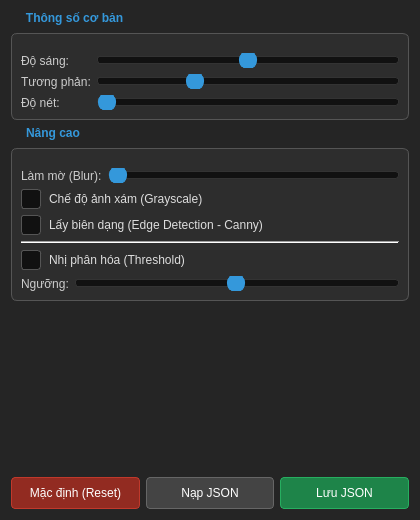
<?xml version="1.0" encoding="UTF-8"?>
<ui version="4.0">
 <class>Dialog</class>
 <widget class="QDialog" name="Dialog">
  <property name="geometry">
   <rect>
    <x>0</x>
    <y>0</y>
    <width>420</width>
    <height>520</height>
   </rect>
  </property>
  <property name="windowTitle">
   <string>Cài đặt hình ảnh</string>
  </property>
  <property name="styleSheet">
   <string notr="true">
    QDialog { background-color: #252525; color: #eee; font-family: Segoe UI; font-size: 10pt; }
    
    QGroupBox { border: 1px solid #555; border-radius: 6px; margin-top: 22px; color: #3498db; font-weight: bold; padding-top: 10px; background-color: #2d2d2d; }
    QGroupBox::title { subcontrol-origin: margin; top: 0px; left: 10px; background-color: #252525; padding: 0 3px; }
    
    QLabel { color: #ccc; }
    
    /* CUSTOM SLIDER */
    QSlider::groove:horizontal { border: 1px solid #333; height: 6px; background: #111; margin: 2px 0; border-radius: 3px; }
    QSlider::handle:horizontal { background: #3498db; border: 1px solid #3498db; width: 16px; height: 16px; margin: -6px 0; border-radius: 8px; }
    QSlider::handle:horizontal:hover { background: #5dade2; }
    
    /* CUSTOM CHECKBOX */
    QCheckBox { spacing: 8px; color: #ddd; }
    QCheckBox::indicator { width: 18px; height: 18px; background: #111; border: 1px solid #555; border-radius: 3px; }
    QCheckBox::indicator:checked { background: #27ae60; image: url(:/icons/check.png); /* Nếu có icon */ border: 1px solid #27ae60; }
    
    QPushButton { background-color: #444; color: white; border: 1px solid #666; padding: 8px; border-radius: 4px; }
    QPushButton:hover { background-color: #555; border-color: #888; }
    
    QPushButton#btn_Reset { background-color: #922b21; border-color: #c0392b; }
    QPushButton#btn_Reset:hover { background-color: #c0392b; }
    
    QPushButton#btn_SaveJson { background-color: #1e8449; border-color: #27ae60; }
    QPushButton#btn_SaveJson:hover { background-color: #27ae60; }
   </string>
  </property>
  <layout class="QVBoxLayout" name="verticalLayout">
   <item>
    <widget class="QGroupBox" name="groupBox">
     <property name="title">
      <string>Thông số cơ bản</string>
     </property>
     <layout class="QFormLayout" name="formLayout">
      <item row="0" column="0">
       <widget class="QLabel" name="label"><property name="text"><string>Độ sáng:</string></property></widget>
      </item>
      <item row="0" column="1">
       <widget class="QSlider" name="slider_Brightness">
        <property name="minimum"><number>-100</number></property>
        <property name="maximum"><number>100</number></property>
        <property name="orientation"><enum>Qt::Horizontal</enum></property>
       </widget>
      </item>
      <item row="1" column="0">
       <widget class="QLabel" name="label_2"><property name="text"><string>Tương phản:</string></property></widget>
      </item>
      <item row="1" column="1">
       <widget class="QSlider" name="slider_Contrast">
        <property name="minimum"><number>10</number></property>
        <property name="maximum"><number>300</number></property>
        <property name="value"><number>100</number></property>
        <property name="orientation"><enum>Qt::Horizontal</enum></property>
       </widget>
      </item>
      <item row="2" column="0">
       <widget class="QLabel" name="label_3"><property name="text"><string>Độ nét:</string></property></widget>
      </item>
      <item row="2" column="1">
       <widget class="QSlider" name="slider_Sharpness">
        <property name="maximum"><number>10</number></property>
        <property name="orientation"><enum>Qt::Horizontal</enum></property>
       </widget>
      </item>
     </layout>
    </widget>
   </item>
   <item>
    <widget class="QGroupBox" name="groupBox_2">
     <property name="title">
      <string>Nâng cao</string>
     </property>
     <layout class="QVBoxLayout" name="verticalLayout_2">
      <item>
       <layout class="QHBoxLayout" name="horizontalLayout_Blur">
        <item>
         <widget class="QLabel" name="label_5"><property name="text"><string>Làm mờ (Blur):</string></property></widget>
        </item>
        <item>
         <widget class="QSlider" name="slider_Blur">
          <property name="maximum"><number>20</number></property>
          <property name="orientation"><enum>Qt::Horizontal</enum></property>
         </widget>
        </item>
       </layout>
      </item>
      <item>
       <widget class="QCheckBox" name="chk_Grayscale">
        <property name="text"><string>Chế độ ảnh xám (Grayscale)</string></property>
       </widget>
      </item>
      <item>
       <widget class="QCheckBox" name="chk_Edge">
        <property name="text"><string>Lấy biên dạng (Edge Detection - Canny)</string></property>
       </widget>
      </item>
      <item>
       <widget class="Line" name="line">
        <property name="orientation"><enum>Qt::Horizontal</enum></property>
       </widget>
      </item>
      <item>
       <widget class="QCheckBox" name="chk_Binary">
        <property name="text"><string>Nhị phân hóa (Threshold)</string></property>
       </widget>
      </item>
      <item>
       <layout class="QHBoxLayout" name="horizontalLayout_Thresh">
        <item>
         <widget class="QLabel" name="label_4"><property name="text"><string>Ngưỡng:</string></property></widget>
        </item>
        <item>
         <widget class="QSlider" name="slider_Threshold">
          <property name="enabled"><bool>false</bool></property>
          <property name="maximum"><number>255</number></property>
          <property name="value"><number>127</number></property>
          <property name="orientation"><enum>Qt::Horizontal</enum></property>
         </widget>
        </item>
       </layout>
      </item>
     </layout>
    </widget>
   </item>
   <item>
    <spacer name="verticalSpacer"><property name="orientation"><enum>Qt::Vertical</enum></property><property name="sizeHint" stdset="0"><size><width>20</width><height>40</height></size></property></spacer>
   </item>
   <item>
    <layout class="QHBoxLayout" name="horizontalLayout_Buttons">
     <item>
      <widget class="QPushButton" name="btn_Reset">
       <property name="text"><string>Mặc định (Reset)</string></property>
      </widget>
     </item>
     <item>
      <widget class="QPushButton" name="btn_LoadJson">
       <property name="text"><string>Nạp JSON</string></property>
      </widget>
     </item>
     <item>
      <widget class="QPushButton" name="btn_SaveJson">
       <property name="text"><string>Lưu JSON</string></property>
      </widget>
     </item>
    </layout>
   </item>
  </layout>
 </widget>
 <resources/>
 <connections/>
</ui>
